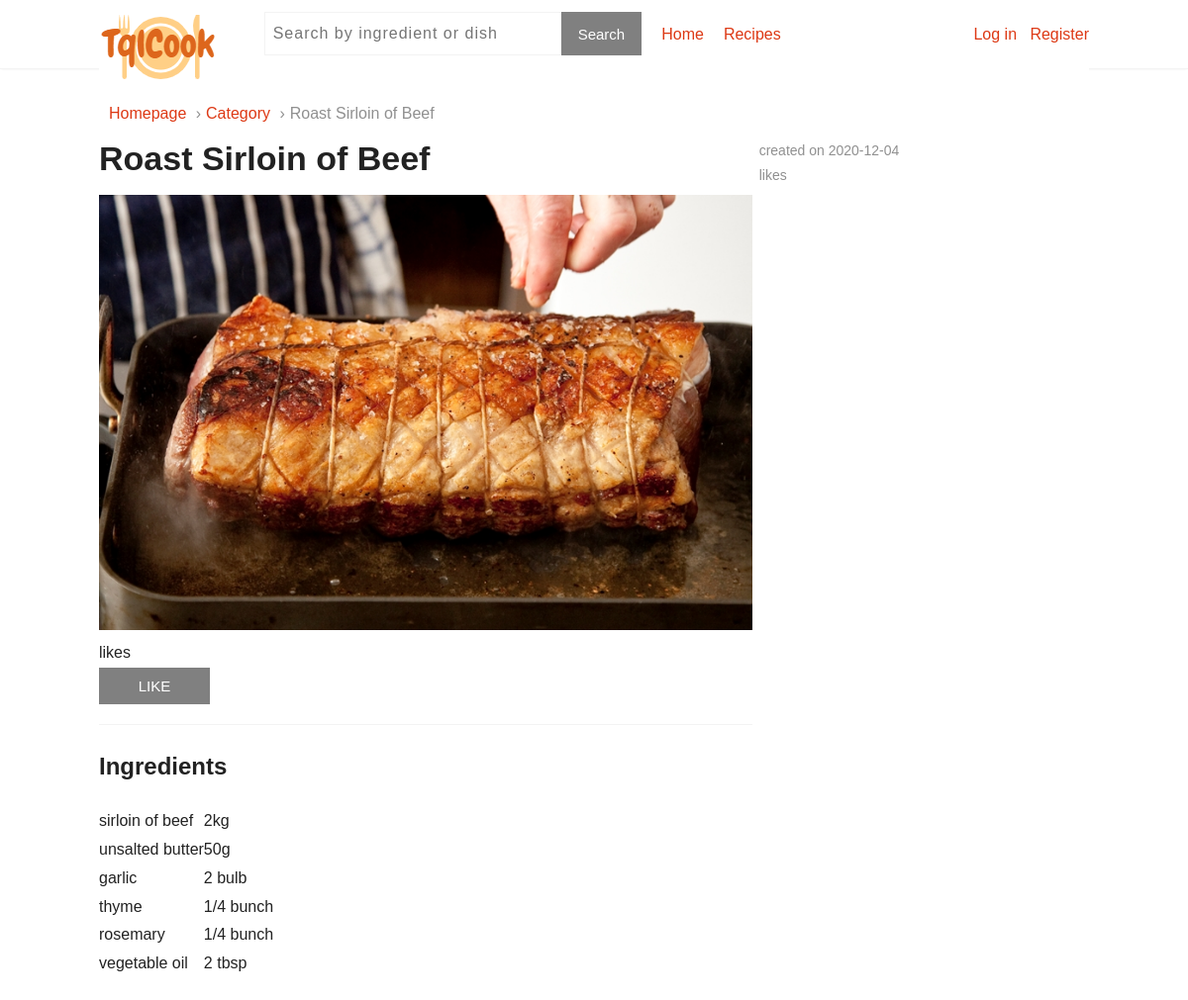
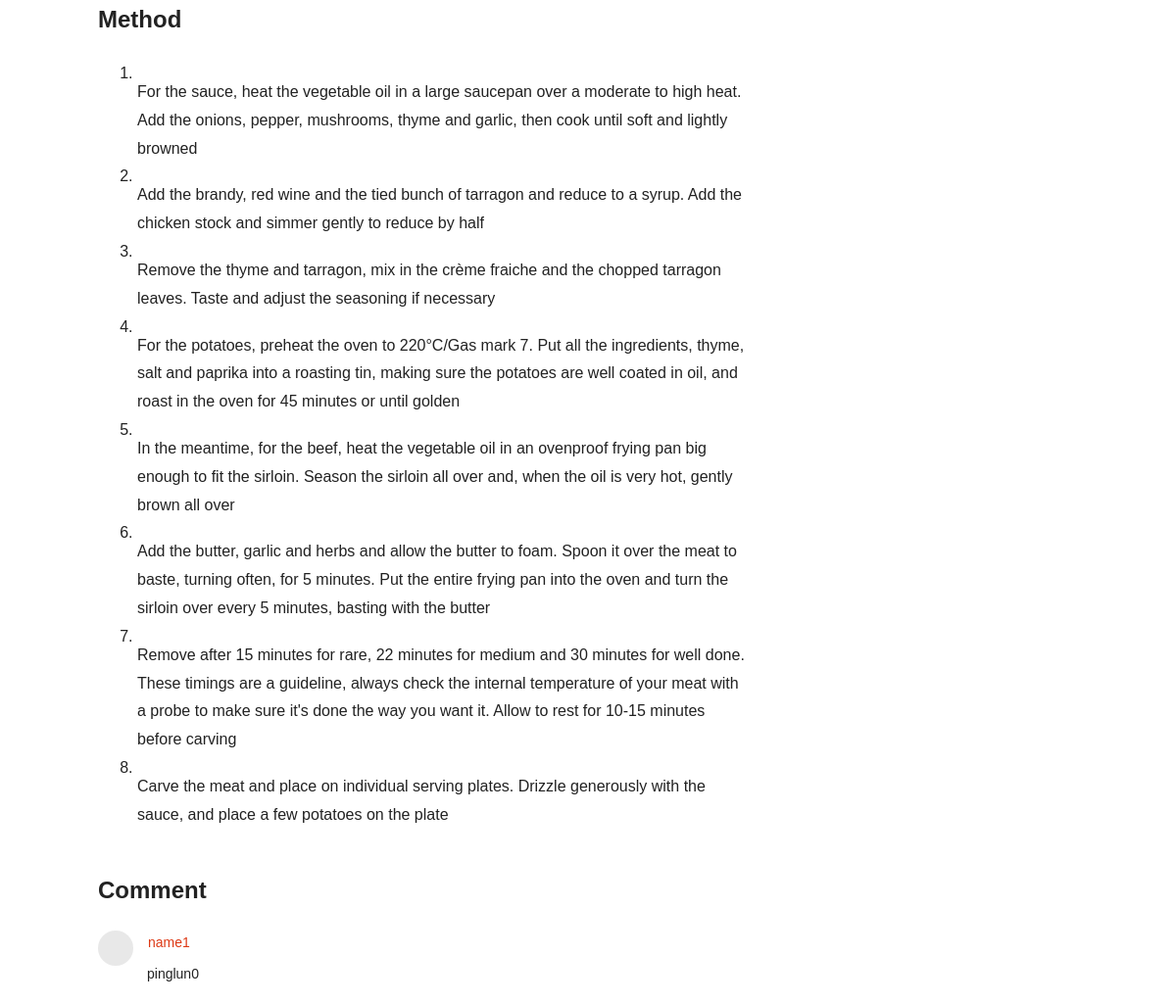
Page /recipe/1/ on the committed database (2 pictures, top to bottom).
### TqlCook/models.py (models this page shows)
class Recipe(models.Model):
    id = models.IntegerField(default=2000, auto_created=1, primary_key=True)
    name = models.CharField(max_length=128)
    time = models.DateField(null=True)
    ingredient = models.TextField()
    method = models.TextField()
    views = models.IntegerField(default=0)
    images = models.TextField()

class Comment(models.Model):
    id = models.IntegerField(default=3000, auto_created=1, primary_key=True)
    recipe_id = models.ForeignKey(Recipe, on_delete=models.CASCADE)
    user_id = models.ForeignKey(UserProfile, on_delete=models.CASCADE)
    content = models.TextField()
    time = models.DateTimeField()

### TqlCook/views.py (the view)
# urls.py: path('recipe/<int:recipe_id>/', views.recipe, name='recipe'),
def recipe(request, recipe_id):
    request.session['recipe_id'] = recipe_id
    selectedRecipe = Recipe.objects.get(pk=recipe_id)
    mostViewedRecipes = Recipe.objects.order_by('?')[:3]
    likes = Like.objects.filter(recipe_id_id=recipe_id).count()
    is_like = False
    user_id = int(get_server_side_cookie(request, 'user_id', '-1'))
    if Like.objects.filter(recipe_id_id=selectedRecipe.id, user_id_id=user_id).exists():
        is_like = True
    commentsTem = Comment.objects.filter(recipe_id_id=selectedRecipe.id)
    comments = []
    for i in commentsTem:
        print(i.user_id_id)
        print(UserProfile.objects.get(pk=0))
        comments.append([i.content, User.objects.get(pk=0)])
    context_dict = {}
    context_dict['recipe'] = selectedRecipe
    context_dict['recipes'] = mostViewedRecipes
    context_dict['likes'] = likes
    context_dict['is_like'] = is_like
    context_dict['comments'] = comments
    selectedRecipe.views += 1
    return render(request, 'TqlCook/recipe.html', context_dict)

### TqlCook/views.py (called while the page is built)
def get_server_side_cookie(request, cookie, default_val=None):
    val = request.session.get(cookie)
    if not val:
        val = default_val
    return val

### templates/TqlCook/recipe.html (shortened to what this page needs)
{% extends 'TqlCook/base.html' %}
{% load static %}
{% block body_block %}
    <div class="page-outer">
        <div class="page-container">
            <ol class="breadcrumb plain pl10" itemscope itemtype="http://schema.org/BreadcrumbList">
                <li itemprop="itemListElement" itemscope itemtype="http://schema.org/ListItem" class="">
                    <a itemprop="item" href="/" title="Homepage"><span itemprop="name">Homepage</span></a>
                </li>
                <li itemprop="itemListElement" itemscope itemtype="http://schema.org/ListItem" class="">
                    <a itemprop="item" href="/category/" title="Category"><span itemprop="name">Category</span></a>
                </li>
                <li itemprop="itemListElement" itemscope itemtype="http://schema.org/ListItem" class="active">
                    <span itemprop="name">{{ recipe.name }}</span>
                </li>
            </ol>
            <div class="pure-g">
                <div class="pure-u-2-3 main-panel">
                    <div>
                        <h1 class="page-title">
                            {{ recipe.name }}
                        </h1>
                        <div class="block recipe-show">
                                <img src="/{{ recipe.images }}"
                                     alt="Method" width="660">
                            <div class="container pos-r pb20 has-bottom-border">
                                <div class="stats clearfix">
                                    <div class="cooked float-left">
                                        <span class="title">likes</span>
                                    </div>
                                </div>
                                <div class="collect pure-g align-right">
                                    {% if user.is_authenticated %}
                                        class="button large-button collect-button" rel="nofollow">LIKE
                                    {% else %}
                                        <a href="{% url 'TqlCook:login' %}"
                                           class="button large-button collect-button" rel="nofollow">LIKE</a>
                                    {% endif %}
                                </div>
                            </div>
                            <h2>Ingredients &nbsp;</h2>
                            <div>{{ recipe.ingredient|safe }}</div>
                            <h2 id="steps">Method &nbsp;</h2>
                            <div>{{ recipe.method|safe }}</div>
                        </div>
                    </div>
                    <div class="page-outer page-bottom-outer">
                        <div class="page-container">
                            <div>
                                <h2>Comment</h2>
                                <ul class="plain list question-list">
                                    {% for comment in comments %}
                                        <li class="recipe-quesions-content" data-type="question">
                                            <div class="avatar-right-2" role="question">
                                                <div class="left">
                                                    <img
                                                         data-src="https://i2.chuimg.com/d4ef51066db5442985372a69b210d941_1080w_1080h.jpg?imageView2/1/w/60/h/60/interlace/1/q/90"
                                                         alt="myshift" width="60" height="60">
                                                </div>
                                                <div class="right-top info" style="position: relative;">
                                                    <a href="/cook/112689168/" class="normal-font">{{ comment.1 }}</a>
                                                    <span class="normal-font gray-font align-baseline">
                                                    &nbsp; &nbsp;</span>
                                                </div>
                                                <div class="right-bottom">
                                                    {{ comment.0 }}
                                                </div>
                                            </div>
                                        </li>
                                    {% endfor %}
                                </ul>
                            </div>
                        </div>
                    </div>
                </div>
                <div class="recipe-stats block normal-font gray-font">
                    <div class="time">created on 2020-12-04</div>
                    <div class="pv">{{ recipe.likes }} likes</div>
                    <br>
                </div>
            </div>
        </div>
    </div>
{% endblock %}

### templates/TqlCook/base.html (shortened to what this page needs)
<!DOCTYPE html>
{% load static %}
<html lang="en">
<head>
    <link href="{% static 'styles/index.css' %} " rel="stylesheet" type="text/css">
    <link href="//s.chuimg.com/dist/4d5c1a6b34a8f5e1e3e3.css" rel="stylesheet" type="text/css">
    <link href="//s.chuimg.com/dist/31f8873849da7e15af56.css" rel="stylesheet" type="text/css">
    <link href="//s.chuimg.com/dist/b9ddedec44558e51bd8a.css" rel="stylesheet" type="text/css">
</head>
<body>
    <div class="topbar-outer has-bottom-border">
        <div class="topbar-container">
            <div class="topbar">
                <div class="pure-g">
                    <div class="pure-u-1-6">
                        <a href="/" class="logo">TqlCook</a>
                    </div>
                    <div class="pure-u-5-6">
                        <div class="float-left">
                            <form class="search" action="{% url 'TqlCook:searchResult' %}">
                              <input type="text" name="keyword" class="typeahead float-left" value="" placeholder="Search by ingredient or dish">
                              <input type="submit" value="Search" class="button float-left">
                            </form>
                        </div>
                        <div class="float-left">
                            <ul class="site-nav plain pure-g">
                                <li class="pure-u"><a href="/">Home</a></li>
                                <li class="pure-u"><a href="{% url 'TqlCook:category' 0 %}">Recipes</a></li>
                            </ul>
                        </div>
                        <div class="float-right clearfix">
                            <div class="user-action">
                                {% if user.is_authenticated %}
                                    Welcome, {{ user.username }}
                                {% else %}
                                    <a href="{% url 'TqlCook:login' %}">Log in</a>&nbsp;&nbsp;
                                    <a href="{% url 'TqlCook:register' %}">Register</a>
                                {% endif %}
                            </div>
                        </div>
                    </div>
                </div>
            </div>
        </div>
    </div>
    {% block body_block %}
    {% endblock %}
</body>
</html>

### rows in the picture
Recipe: name "Roast Sirloin of Beef", images (picture), ingredient "sirloin of beef 2kg unsalted butter 50g garlic 2 bulb thyme 1/4 bunch rosemary 1/4 bunch vegetable oil 2 tbsp", method "For the sauce, heat the vegetable oil in a large saucepan over a moderate to high heat. Add the onions, pepper, mushrooms, thyme and garlic, then cook until soft and lightly browned Add the brandy, red wine and the tied bunch of tarragon and reduce to a syrup. Add the chicken stock and simmer gently to reduce by half Remove the thyme and tarragon, mix in the crème fraiche and the chopped tarragon leaves. Taste and adjust the seasoning if necessary For the potatoes, preheat the oven to 220°C/Gas mark 7. Put all the ingredients, thyme, salt and paprika into a roasting tin, making sure the potatoes are well coated in oil, and roast in the oven for 45 minutes or until golden In the meantime,…"

### other values in the picture
{{ comment.1 }} "name1"
{{ comment.0 }} "pinglun0"
